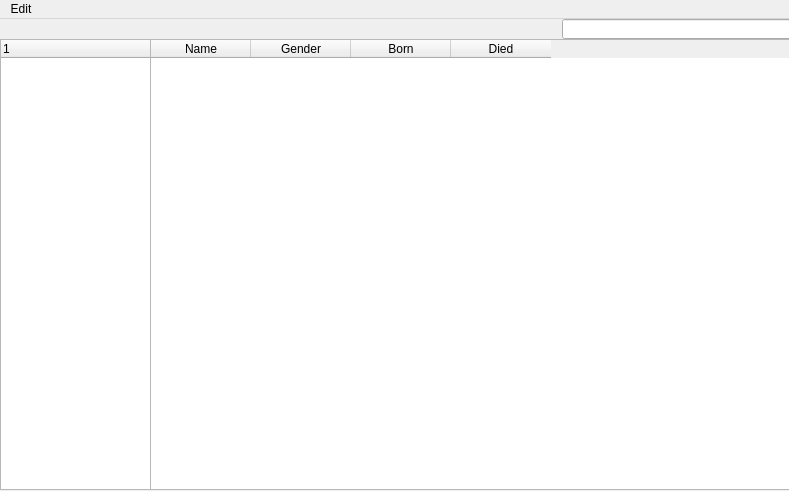
<?xml version="1.0" encoding="UTF-8"?>
<ui version="4.0">
 <class>database</class>
 <widget class="QMainWindow" name="database">
  <property name="geometry">
   <rect>
    <x>0</x>
    <y>0</y>
    <width>789</width>
    <height>491</height>
   </rect>
  </property>
  <property name="windowTitle">
   <string>database</string>
  </property>
  <property name="windowIcon">
   <iconset resource="computericon.qrc">
    <normaloff>:/Icons/Computericon/danni_bicon.png</normaloff>:/Icons/Computericon/danni_bicon.png</iconset>
  </property>
  <property name="windowOpacity">
   <double>1.000000000000000</double>
  </property>
  <property name="toolTip">
   <string>&lt;html&gt;&lt;head/&gt;&lt;body&gt;&lt;p&gt;sdfsdfsd&lt;/p&gt;&lt;p&gt;f&lt;/p&gt;&lt;/body&gt;&lt;/html&gt;</string>
  </property>
  <property name="iconSize">
   <size>
    <width>72</width>
    <height>72</height>
   </size>
  </property>
  <widget class="QWidget" name="centralWidget">
   <widget class="QLineEdit" name="Search_edit">
    <property name="geometry">
     <rect>
      <x>562</x>
      <y>0</y>
      <width>231</width>
      <height>20</height>
     </rect>
    </property>
   </widget>
   <widget class="QTableWidget" name="tableWidget">
    <property name="geometry">
     <rect>
      <x>150</x>
      <y>20</y>
      <width>641</width>
      <height>451</height>
     </rect>
    </property>

    <property name="selectionBehavior">
     <enum>QAbstractItemView::SelectRows</enum>
    </property>
  <property name="sortingEnabled">
     <bool>true</bool>
    </property>
    <column>
     <property name="text">
      <string>Name</string>
     </property>
    </column>
    <column>
     <property name="text">
      <string>Gender</string>
     </property>
    </column>
    <column>
     <property name="text">
      <string>Born</string>
     </property>
    </column>
    <column>
     <property name="text">
      <string>Died</string>
     </property>
    </column>
   </widget>
   <widget class="QTreeWidget" name="treeWidget">
    <property name="geometry">
     <rect>
      <x>0</x>
      <y>20</y>
      <width>151</width>
      <height>451</height>
     </rect>
    </property>
    <column>
     <property name="text">
      <string notr="true">1</string>
     </property>
    </column>
   </widget>
  </widget>
  <widget class="QMenuBar" name="menuBar">
   <property name="geometry">
    <rect>
     <x>0</x>
     <y>0</y>
     <width>789</width>
     <height>21</height>
    </rect>
   </property>
   <widget class="QMenu" name="menuEdit">
    <property name="title">
     <string>Edit</string>
    </property>
    <addaction name="actionAdd_a_computer"/>
    <addaction name="actionAdd_a_person"/>
   </widget>
   <addaction name="menuEdit"/>
  </widget>
  <action name="actionAdd_a_new_computer">
   <property name="icon">
    <iconset resource="computericon.qrc">
     <normaloff>:/Icons/Computericon/Computer_Icon.png</normaloff>:/Icons/Computericon/Computer_Icon.png</iconset>
   </property>
   <property name="text">
    <string>Add a new computer</string>
   </property>
   <property name="toolTip">
    <string>Click here to add a new computer</string>
   </property>
   <property name="shortcut">
    <string>Backspace</string>
   </property>
  </action>
  <action name="actionAdd_a_new_person_2">
   <property name="icon">
    <iconset resource="computericon.qrc">
     <normaloff>:/Icons/Computericon/lommi.png</normaloff>
     <normalon>Computericon/lommi.png</normalon>:/Icons/Computericon/lommi.png</iconset>
   </property>
   <property name="text">
    <string>Add a new person</string>
   </property>
   <property name="toolTip">
    <string>Click here to add a new person</string>
   </property>
  </action>
  <action name="actionAdd_a_new_connection">
   <property name="icon">
    <iconset resource="computericon.qrc">
     <normaloff>:/Icons/Computericon/connection_icon.jpg</normaloff>
     <normalon>Computericon/connection_icon.jpg</normalon>:/Icons/Computericon/connection_icon.jpg</iconset>
   </property>
   <property name="text">
    <string>Add a new connection</string>
   </property>
   <property name="toolTip">
    <string>Click here to add a new connection</string>
   </property>
  </action>
  <action name="actionAdd_a_computer">
   <property name="icon">
    <iconset>
     <normalon>:/Icons/Computericon/Computer_Icon.png</normalon>
    </iconset>
   </property>
   <property name="text">
    <string>Add a computer</string>
   </property>
  </action>
  <action name="actionAdd_a_person">
   <property name="icon">
    <iconset>
     <normalon>:/Icons/Computericon/lommi.png</normalon>
    </iconset>
   </property>
   <property name="text">
    <string>Add a person</string>
   </property>
  </action>
 </widget>
 <layoutdefault spacing="6" margin="11"/>
 <resources>
  <include location="computericon.qrc"/>
 </resources>
 <connections/>
</ui>
